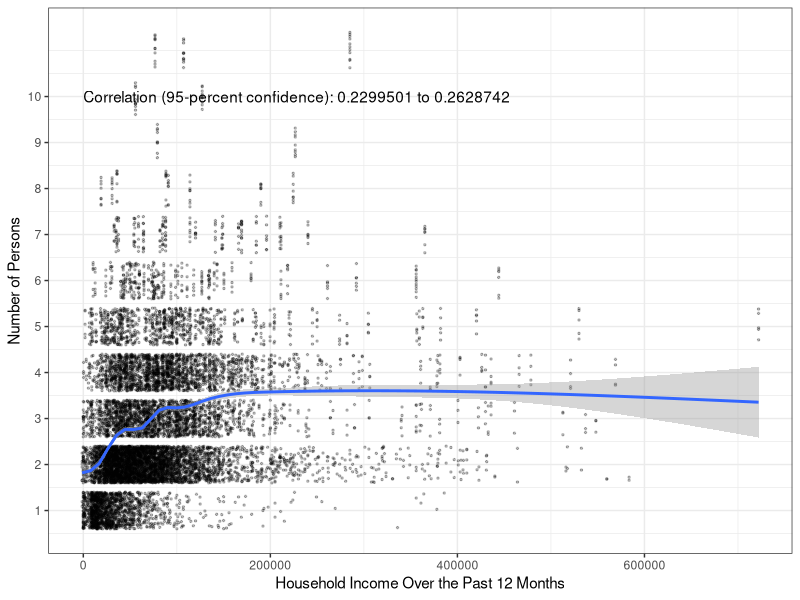
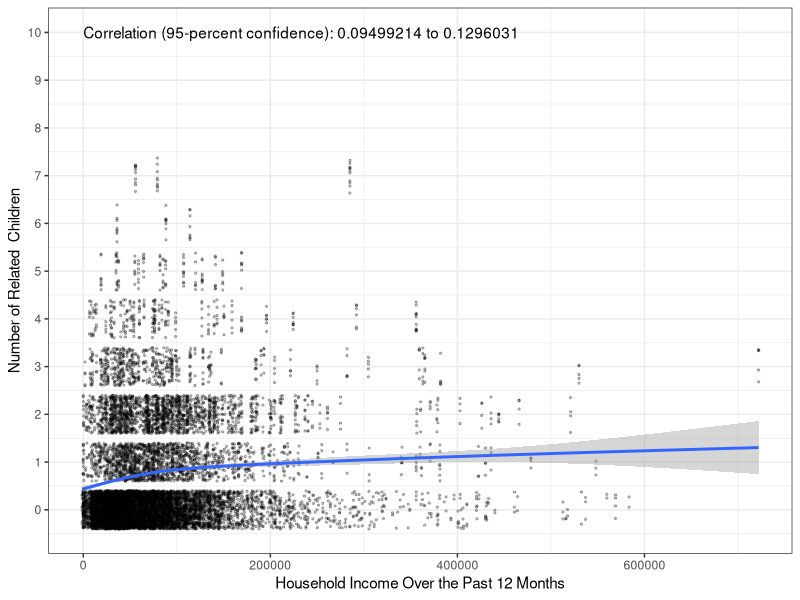

Recreate these plots in R, in order. (Note: this script raises an error after producing the figures.)
## ---- chunk 1
library(tidyverse)
library(ggplot2)
## ---- chunk 2
hh_data <- read_csv("household_data_me.csv") %>%
  mutate(LANGUAGE = case_when(
    HHLANP_label=="Japanese"~"Some other language",
    HHLANP_label=="English only household"~"English",
    HHLANP_label=="Korean"~"Some other language",
    HHLANP_label=="German"~"Some other language",
    HHLANP_label=="Other Native North American languages"~"Some other language",
    HHLANP_label=="Arabic"~"Some other language",
    HHLANP_label=="Thai"~"Some other language",
    HHLANP_label=="Italian"~"Some other language",
    HHLANP_label=="Chinese"~"Some other language",
    HHLANP_label=="Pennsylvania German"~"Some other language",
    HHLANP_label=="Urdu"~"Some other language",
    HHLANP_label=="Cebuano"~"Some other language",
    HHLANP_label=="Tagalog"~"Some other language",
    HHLANP_label=="Romanian"~"Some other language",
    HHLANP_label=="Other Bantu Languages"~"Some other language",
    HHLANP_label=="Bosnian"~"Some other language",
    HHLANP_label=="Hindi"~"Some other language",
    HHLANP_label=="Portuguese"~"Some other language",
    HHLANP_label=="Mandarin"~"Some other language",
    HHLANP_label=="Cantonese"~"Some other language",
    HHLANP_label=="Filipino"~"Some other language",
    HHLANP_label=="Bengali"~"Some other language",
    HHLANP_label=="Somali"~"Some other language",
    HHLANP_label=="Serbian"~"Some other language",
    HHLANP_label=="Russian"~"Some other language",
    HHLANP_label=="Vietnamese"~"Some other language",
    HHLANP_label=="Lithuanian"~"Some other language",
    HHLANP_label=="Farsi"~"Some other language",
    HHLANP_label=="Turkish"~"Some other language",
    HHLANP_label=="Tamil"~"Some other language",
    HHLANP_label=="Finnish"~"Some other language",
    HHLANP_label=="Telugu"~"Some other language",
    HHLANP_label=="Swahili"~"Some other language", 
    HHLANP_label=="Spanish"~"Spanish",
    HHLANP_label=="French"~"French"),
  INTERNET = case_when(
    ACCESS_label=="Yes, by paying a cell phone company or Internet service provider"~"Yes",
    ACCESS_label=="No access to the Internet at this house, apartment, or mobile home"~"No",
    ACCESS_label=="Yes, without paying a cell phone company or Internet service provider"~"Yes"))
## ---- chunk 3
correlation <- cor.test(hh_data$HINCP, hh_data$NP)

correlation
## ---- chunk 4
options(scipen=10000)
ggplot(hh_data, aes(x = HINCP, y = NP)) +
  geom_point(size = 0.5, alpha = 0.25, position = "jitter") +
  geom_smooth() +
  theme_bw() +
  scale_x_continuous(name = "Household Income Over the Past 12 Months") +
  scale_y_continuous(name = "Number of Persons", 
                     breaks = seq(0, 10, by = 1),
                     labels = paste(prettyNum(seq(0, 10, by = 1),
                                              big.mark = ","))) +
  annotate(geom = "text", x = 0, y = 10, 
           label = paste("Correlation (95-percent confidence):",
                         prettyNum(correlation$conf.int[1]), 
                         "to",
                         prettyNum(correlation$conf.int[2])),
           hjust = 0)
## ---- chunk 5
correlation <- cor.test(hh_data$HINCP, hh_data$NRC)

correlation
## ---- chunk 6
options(scipen=10000)
ggplot(hh_data, aes(x = HINCP, y = NRC)) +
  geom_point(size = 0.5, alpha = 0.25, position = "jitter") +
  geom_smooth() +
  theme_bw() +
  scale_x_continuous(name = "Household Income Over the Past 12 Months") +
  scale_y_continuous(name = "Number of Related  Children", 
                     breaks = seq(0, 10, by = 1),
                     labels = paste(prettyNum(seq(0, 10, by = 1),
                                              big.mark = ","))) +
  annotate(geom = "text", x = 0, y = 10, 
           label = paste("Correlation (95-percent confidence):",
                         prettyNum(correlation$conf.int[1]), 
                         "to",
                         prettyNum(correlation$conf.int[2])),
           hjust = 0)
## ---- chunk 7
difference1 = t.test(HINCP ~ INTERNET == "Yes",
                    data = hh_data)

difference1
## ---- chunk 8
ggplot(hh_data, aes(x = INTERNET, y = HINCP)) +
  geom_violin() +
  theme_bw() +
  scale_x_discrete(name = "Internet Access",
                   labels = c("No", "Yes")) +
   scale_y_continuous(name = "Household Income Over the Past 12 Months", 
                     breaks = seq(0, 500000, by = 100000),
                     labels = paste("$", prettyNum(seq(0, 500000, by = 100000)))) +
  annotate(geom = "text", x = 1.5, y = 700000, size = 3,
           label = paste("Difference in means\n(95% confidence):\n$",
                         prettyNum(abs(difference1$conf.int[2]), 
                                   digits = 0), " to $",
                         prettyNum(abs(difference1$conf.int[1]), 
                                   digits = 0),
                         sep = "")) +
  annotate(geom = "text", x = 1, y = difference1$estimate[1], size = 3,
           label = paste("Mean (95% confidence):\n$",
                         prettyNum(difference1$estimate[1], digits = 0))) +
  annotate(geom = "text", x = 2, y = difference1$estimate[2], size = 3,
           label = paste("Mean (95% confidence):\n$",
                         prettyNum(difference1$estimate[2], digits = 0)))
## ---- chunk 9
anova <- aov(HINCP ~ LANGUAGE, data = hh_data)

summary(anova)
## ---- chunk 10
ggplot(hh_data, aes(x = LANGUAGE, y = HINCP)) +
  geom_boxplot() +
  theme_bw() +
  theme(axis.text.x = element_text(angle = 90)) +
  scale_x_discrete(name = "Primary Household Language") +
  scale_y_continuous(name = "Household Income Over the Past 12 Months", 
                      breaks = seq(0, 500000, by = 100000),
                     labels = paste("$", 
                                    prettyNum(seq(0, 500000, by = 100000),
                                              big.mark = ","))) 
                                             
## ---- chunk 11
anova <- aov(NP ~ LANGUAGE, data = hh_data)

summary(anova)
## ---- chunk 12
ggplot(hh_data, aes(x = LANGUAGE, y = NP)) +
  geom_boxplot() +
  theme_bw() +
  theme(axis.text.x = element_text(angle = 90)) +
  scale_x_discrete(name = "Primary Household Language") +
  scale_y_continuous(name = "Number of Persons in Household", 
                      breaks = seq(0, 10, by = 1),
                     labels = paste((seq(0, 10, by = 1)))) 
                                             
## ---- chunk 13
anova <- aov(NRC ~ LANGUAGE, data = hh_data)

summary(anova)
## ---- chunk 14
ggplot(hh_data, aes(x = LANGUAGE, y = NRC)) +
  geom_boxplot() +
  theme_bw() +
  theme(axis.text.x = element_text(angle = 90)) +
  scale_x_discrete(name = "Primary Household Language") +
  scale_y_continuous(name = "Number of Related Children in Household", 
                      breaks = seq(0, 15, by = 1),
                     labels = paste((seq(0, 15, by = 1)))) 
                                             
## ---- chunk 15
chi_sq <- chisq.test(hh_data$LANGUAGE, hh_data$INTERNET == 
                       "Yes") 

chi_sq
## ---- chunk 16
df <- hh_data %>%
  group_by(LANGUAGE, INTERNET) %>%
  summarise(count = n()) %>%
  mutate(prop = count/sum(count)) %>%
  ungroup()


ggplot(df, aes(x = INTERNET, y = prop, fill = LANGUAGE)) +
  geom_bar(stat = "identity", position = "fill", colour = "black") +
  facet_grid(~INTERNET, scales = "free_x", space = "free_x") +
  scale_fill_brewer(palette = "RdYlGn") +
  ggtitle("Internet Access") + 
  theme_void() 
## ---- chunk 17
correlation <- cor.test(hh_data$NP, hh_data$NRC)

correlation
## ---- chunk 18
options(scipen=10000)
ggplot(hh_data, aes(x = NP, y = NRC)) +
  geom_point(size = 0.5, alpha = 0.25, position = "jitter") +
  geom_smooth() +
  theme_bw() +
  scale_x_continuous(name = "Number of Persons",
                     breaks = seq(0, 15, by = 1),
                     labels = paste(prettyNum(seq(0, 15, by = 1),
                                              big.mark = ",")))+
  scale_y_continuous(name = "Number of Related Children", 
                     breaks = seq(0, 15, by = 1),
                     labels = paste(prettyNum(seq(0, 15, by = 1),
                                              big.mark = ","))) +
  annotate(geom = "text", x = 0, y = 10, 
           label = paste("Correlation (95-percent confidence):",
                         prettyNum(correlation$conf.int[1]), 
                         "to",
                         prettyNum(correlation$conf.int[2])),
           hjust = 0)
## ---- chunk 19
difference2 = t.test(NP ~ INTERNET == "Yes",
                    data = hh_data)

difference2
## ---- chunk 20
ggplot(hh_data, aes(x = INTERNET, y = NP)) +
  geom_violin() +
  theme_bw() +
  scale_x_discrete(name = "Internet Access",
                   labels = c("No", "Yes")) +
   scale_y_continuous(name = "Number of Persons", 
                     breaks = seq(0, 15, by = 1),
                     labels = paste(prettyNum(seq(0, 15, by = 1)))) +
  annotate(geom = "text", x = 1.5, y = 7, size = 3,
           label = paste("Difference in means\n(95% confidence):\n",
                         prettyNum(abs(difference2$conf.int[2]), 
                                   digits = 0), " to ",
                         prettyNum(abs(difference2$conf.int[1]), 
                                   digits = 0),
                         sep = "")) +
  annotate(geom = "text", x = 1, y = difference2$estimate[1], size = 3,
           label = paste("Mean (95% confidence):\n",
                         prettyNum(difference2$estimate[1], digits = 0))) +
  annotate(geom = "text", x = 2, y = difference2$estimate[2], size = 3,
           label = paste("Mean (95% confidence):\n",
                         prettyNum(difference2$estimate[2], digits = 0)))
## ---- chunk 21
difference3 = t.test(NRC ~ INTERNET == "Yes",
                    data = hh_data)

difference3
## ---- chunk 22
ggplot(hh_data, aes(x = INTERNET, y = NP)) +
  geom_violin() +
  theme_bw() +
  scale_x_discrete(name = "Internet Access",
                   labels = c("No", "Yes")) +
   scale_y_continuous(name = "Number of Related Children", 
                     breaks = seq(0, 15, by = 1),
                     labels = paste(prettyNum(seq(0, 15, by = 1)))) +
  annotate(geom = "text", x = 1.5, y = 7, size = 3,
           label = paste("Difference in means\n(95% confidence):\n",
                         prettyNum(abs(difference3$conf.int[2]), 
                                   digits = 0), " to ",
                         prettyNum(abs(difference3$conf.int[1]), 
                                   digits = 0),
                         sep = "")) +
  annotate(geom = "text", x = 1, y = difference3$estimate[1], size = 3,
           label = paste("Mean (95% confidence):\n",
                         prettyNum(difference3$estimate[1], digits = 0))) +
  annotate(geom = "text", x = 2, y = difference3$estimate[2], size = 3,
           label = paste("Mean (95% confidence):\n",
                         prettyNum(difference3$estimate[2], digits = 0)))
